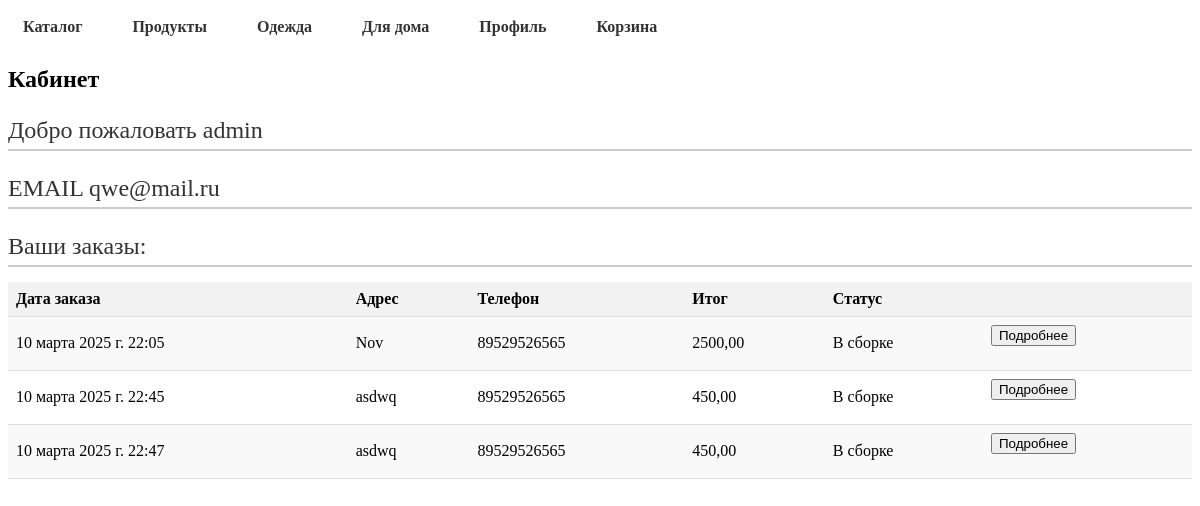
/cabinet/ (signed in), run on the app's committed database.
### app/models.py (models this page shows, shortened)
class Order(models.Model):
    user = models.ForeignKey(to=User, on_delete=models.CASCADE)
    adress = models.CharField(verbose_name='Адрес', max_length=1000)
    email = models.EmailField(verbose_name='Email')
    tel = models.CharField(verbose_name='Телефон', max_length=20)
    tovars = models.ManyToManyField(to=Tovar)
    status = models.ForeignKey(to=Status, on_delete=models.SET_NULL, null=True, blank=True,verbose_name='Статус')
    total = models.DecimalField(max_digits=12,decimal_places=2,verbose_name='Итог')
    data = models.DateTimeField(auto_created=True, verbose_name='Дата',null=True, blank=True)
    zakaz = models.TextField(verbose_name='Заказ')

class Status(models.Model):
    name = models.CharField(max_length=100)
    def __str__(self):
        return self.name

### app/views.py (the view)
# urls.py: path('cabinet/', views.cabinet, name='cabinet'),
def cabinet(request):
    orders = Order.objects.filter(user_id=request.user.id)
    data = {'orders':orders}
    return render(request,'cabinet.html', data)

### templates/cabinet.html (shortened to what this page needs)
{% extends 'index.html' %}
{% load static %}
{% block head %}
        <link rel="stylesheet" href={% static 'css/menu.css' %}>
        <link rel="stylesheet" href={% static 'css/cabinet.css' %}>
    {% endblock %}
{%  block content %}
<h2>Кабинет</h2>
    <h3>Добро пожаловать {{ user.username }}</h3>
    <h3>EMAIL {{ user.email }}</h3>
    <h3>Ваши заказы: </h3>
    <table>
    <tr>
        <th>Дата заказа</th>
        <th>Адрес</th>
        <th>Телефон</th>
        <th>Итог</th>
        <th>Статус</th>
        <th></th>
    </tr>
    {% for one in orders %}
        <tr>
        <td>{{ one.data }}</td>
        <td>{{ one.adress }}</td>
        <td>{{ one.tel }}</td>
        <td>{{ one.total }}</td>
        <td>{{ one.status }}</td>
        <td>
        <button onclick="f1('{{ one.id }}', '{{ one.zakaz }}')">Подробнее</button>
        </td>
        </tr>
    {% endfor %}
    </table>
{% endblock %}

### app/static/css/cabinet.css (style rules this page uses)
table { width: 100%; border-collapse: collapse; margin-bottom: 20px; font-size: 1em; }
th, td { padding: 8px; text-align: left; border-bottom: 1px solid #ddd; }
th { background-color: #f2f2f2; font-weight: bold; }
tr:nth-child(even) { background-color: #f9f9f9; }
h3 { font-size: 1.5em; font-weight: lighter; color: #333; margin-bottom: 15px; padding-bottom: 5px; border-bottom: 2px solid #ccc; }

### data on the page
Order: data "10 марта 2025 г. 22:05", adress "Nov", tel "89529526565", total "2500,00", status "В сборке"
Order: data "10 марта 2025 г. 22:45", adress "asdwq", tel "89529526565", total "450,00", status "В сборке"
Order: data "10 марта 2025 г. 22:47", adress "asdwq", tel "89529526565", total "450,00", status "В сборке"

### other printed values
{{ user.username }} "admin"
{{ user.email }} "qwe@mail.ru"
